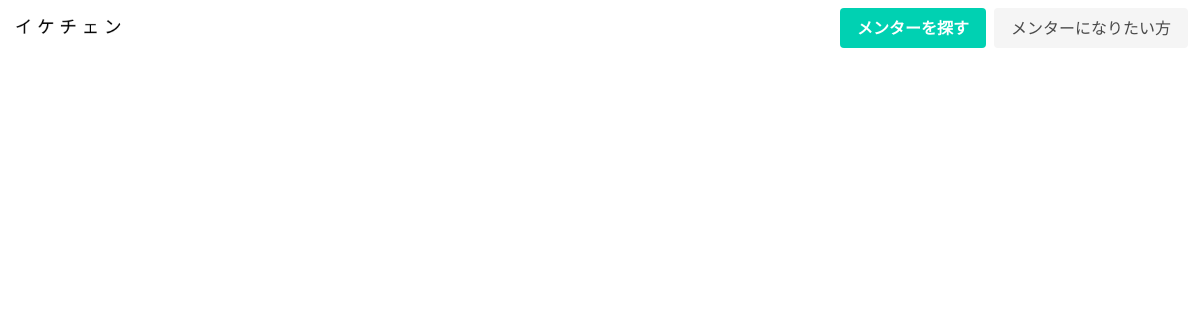
Before: /student/list_mentors with the older database file.
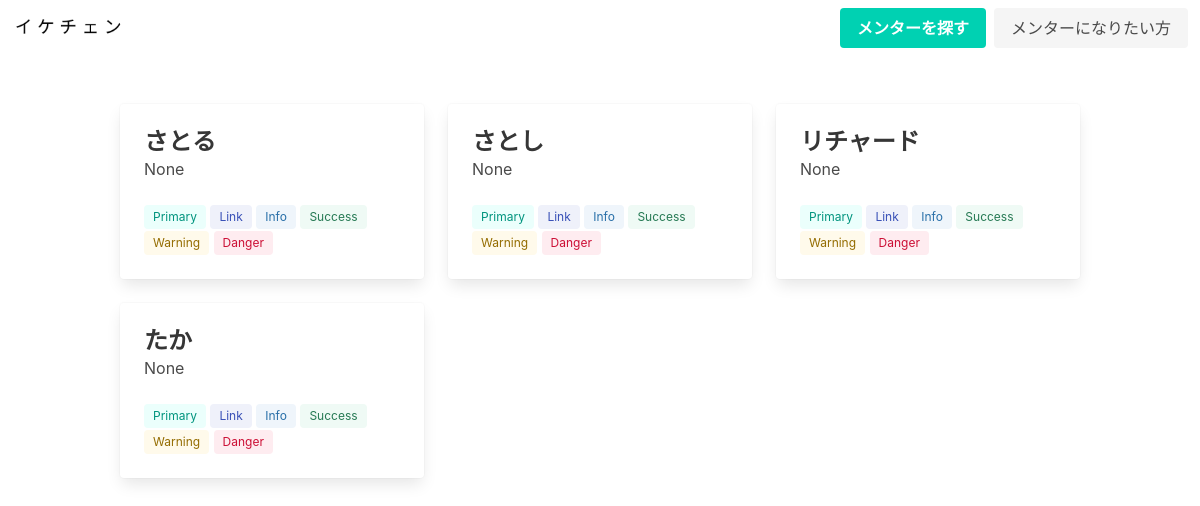
After: the same page with the newer database file.
### mentorapp/models.py (models this page shows)
class Mentor(models.Model):
    username = models.CharField(max_length=10, default="unknown")
    profile_image = models.ImageField(upload_to="images/mentor_profiles", default="mentorapp/images/profile_image.png")
    self_introduction = models.CharField(max_length=300, default="")
    style = models.ManyToManyField(Style)

### studentapp/views.py (the view)
# urls.py: path('list_mentors', views.view_list_mentors)
def view_list_mentors(request):
    mentors = Mentor.objects.all()
    return render(request,
                  "studentapp/list_mentors.html",
                  {'mentors' : mentors})

### studentapp/templates/studentapp/list_mentors.html (shortened to what this page needs)
{% extends "studentapp/base.html" %}
{% block content %}
<section class="section">
    <div class="container">
        <div class="columns is-multiline">
            {% for mentor in mentors %}
            <div class="column is-one-third">
                <div class="card">
                    <div class="card-content">
                        <div class="media">
                            <div class="media-content">
                                <p class="title is-4">{{ mentor.username }}</p>
                                <p class="subtitle is-6">{{ mentor.style.name }}</p>
                                <span class="tag is-primary is-light">Primary</span>
                                <span class="tag is-link is-light">Link</span>
                                <span class="tag is-info is-light">Info</span>
                                <span class="tag is-success is-light">Success</span>
                                <span class="tag is-warning is-light">Warning</span>
                                <span class="tag is-danger is-light">Danger</span>
                            </div>
                        </div>
                    </div>
                </div>
            </div>
            {% endfor %}
        </div>
    </div>
</section>
{% endblock content %}

Changed rows visible on the page:
added Mentor: username "さとる", style.name "None"
added Mentor: username "さとし", style.name "None"
added Mentor: username "リチャード", style.name "None"
added Mentor: username "たか", style.name "None"
